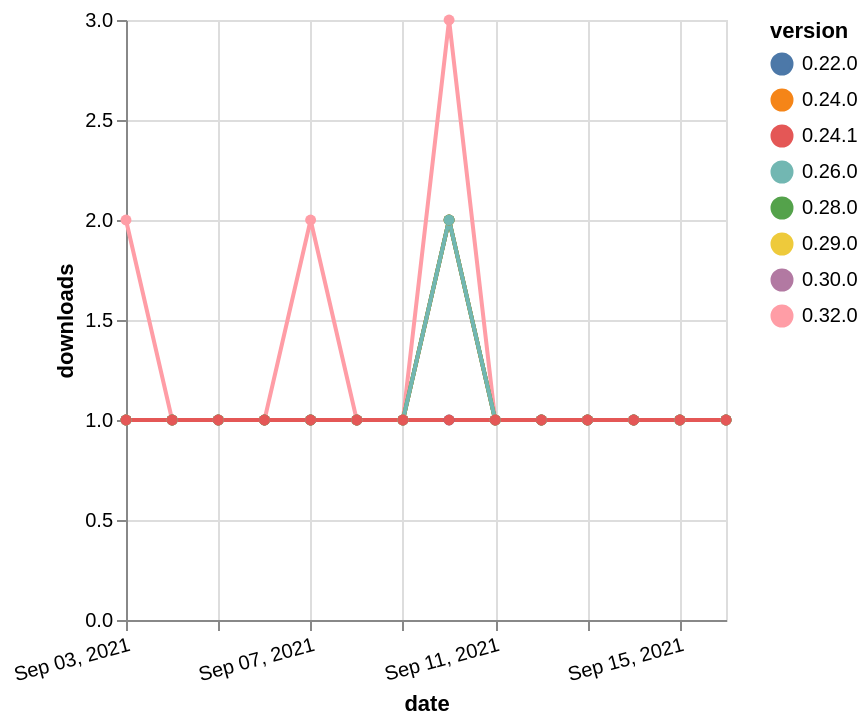

Write a Vega-Lite specification for this figure.
### Vega-Lite specification from a JSON file in a GitHub repository (floating-point values rounded to 4 significant figures)
{"$schema": "https://vega.github.io/schema/vega-lite/v5.json", "description": "A simple bar chart with embedded data.", "data": {"values": [{"date": "2021-09-03", "total": 219, "delta": 1, "version": "0.22.0"}, {"date": "2021-09-04", "total": 220, "delta": 1, "version": "0.22.0"}, {"date": "2021-09-05", "total": 221, "delta": 1, "version": "0.22.0"}, {"date": "2021-09-06", "total": 222, "delta": 1, "version": "0.22.0"}, {"date": "2021-09-07", "total": 223, "delta": 1, "version": "0.22.0"}, {"date": "2021-09-08", "total": 224, "delta": 1, "version": "0.22.0"}, {"date": "2021-09-09", "total": 225, "delta": 1, "version": "0.22.0"}, {"date": "2021-09-10", "total": 226, "delta": 1, "version": "0.22.0"}, {"date": "2021-09-11", "total": 227, "delta": 1, "version": "0.22.0"}, {"date": "2021-09-12", "total": 228, "delta": 1, "version": "0.22.0"}, {"date": "2021-09-13", "total": 229, "delta": 1, "version": "0.22.0"}, {"date": "2021-09-14", "total": 230, "delta": 1, "version": "0.22.0"}, {"date": "2021-09-15", "total": 231, "delta": 1, "version": "0.22.0"}, {"date": "2021-09-16", "total": 232, "delta": 1, "version": "0.22.0"}, {"date": "2021-09-03", "total": 136, "delta": 1, "version": "0.29.0"}, {"date": "2021-09-04", "total": 137, "delta": 1, "version": "0.29.0"}, {"date": "2021-09-05", "total": 138, "delta": 1, "version": "0.29.0"}, {"date": "2021-09-06", "total": 139, "delta": 1, "version": "0.29.0"}, {"date": "2021-09-07", "total": 140, "delta": 1, "version": "0.29.0"}, {"date": "2021-09-08", "total": 141, "delta": 1, "version": "0.29.0"}, {"date": "2021-09-09", "total": 142, "delta": 1, "version": "0.29.0"}, {"date": "2021-09-10", "total": 144, "delta": 2, "version": "0.29.0"}, {"date": "2021-09-11", "total": 145, "delta": 1, "version": "0.29.0"}, {"date": "2021-09-12", "total": 146, "delta": 1, "version": "0.29.0"}, {"date": "2021-09-13", "total": 147, "delta": 1, "version": "0.29.0"}, {"date": "2021-09-14", "total": 148, "delta": 1, "version": "0.29.0"}, {"date": "2021-09-15", "total": 149, "delta": 1, "version": "0.29.0"}, {"date": "2021-09-16", "total": 150, "delta": 1, "version": "0.29.0"}, {"date": "2021-09-03", "total": 122, "delta": 1, "version": "0.30.0"}, {"date": "2021-09-04", "total": 123, "delta": 1, "version": "0.30.0"}, {"date": "2021-09-05", "total": 124, "delta": 1, "version": "0.30.0"}, {"date": "2021-09-06", "total": 125, "delta": 1, "version": "0.30.0"}, {"date": "2021-09-07", "total": 126, "delta": 1, "version": "0.30.0"}, {"date": "2021-09-08", "total": 127, "delta": 1, "version": "0.30.0"}, {"date": "2021-09-09", "total": 128, "delta": 1, "version": "0.30.0"}, {"date": "2021-09-10", "total": 130, "delta": 2, "version": "0.30.0"}, {"date": "2021-09-11", "total": 131, "delta": 1, "version": "0.30.0"}, {"date": "2021-09-12", "total": 132, "delta": 1, "version": "0.30.0"}, {"date": "2021-09-13", "total": 133, "delta": 1, "version": "0.30.0"}, {"date": "2021-09-14", "total": 134, "delta": 1, "version": "0.30.0"}, {"date": "2021-09-15", "total": 135, "delta": 1, "version": "0.30.0"}, {"date": "2021-09-16", "total": 136, "delta": 1, "version": "0.30.0"}, {"date": "2021-09-03", "total": 112, "delta": 2, "version": "0.32.0"}, {"date": "2021-09-04", "total": 113, "delta": 1, "version": "0.32.0"}, {"date": "2021-09-05", "total": 114, "delta": 1, "version": "0.32.0"}, {"date": "2021-09-06", "total": 115, "delta": 1, "version": "0.32.0"}, {"date": "2021-09-07", "total": 117, "delta": 2, "version": "0.32.0"}, {"date": "2021-09-08", "total": 118, "delta": 1, "version": "0.32.0"}, {"date": "2021-09-09", "total": 119, "delta": 1, "version": "0.32.0"}, {"date": "2021-09-10", "total": 122, "delta": 3, "version": "0.32.0"}, {"date": "2021-09-11", "total": 123, "delta": 1, "version": "0.32.0"}, {"date": "2021-09-12", "total": 124, "delta": 1, "version": "0.32.0"}, {"date": "2021-09-13", "total": 125, "delta": 1, "version": "0.32.0"}, {"date": "2021-09-14", "total": 126, "delta": 1, "version": "0.32.0"}, {"date": "2021-09-15", "total": 127, "delta": 1, "version": "0.32.0"}, {"date": "2021-09-16", "total": 128, "delta": 1, "version": "0.32.0"}, {"date": "2021-09-03", "total": 205, "delta": 1, "version": "0.24.0"}, {"date": "2021-09-04", "total": 206, "delta": 1, "version": "0.24.0"}, {"date": "2021-09-05", "total": 207, "delta": 1, "version": "0.24.0"}, {"date": "2021-09-06", "total": 208, "delta": 1, "version": "0.24.0"}, {"date": "2021-09-07", "total": 209, "delta": 1, "version": "0.24.0"}, {"date": "2021-09-08", "total": 210, "delta": 1, "version": "0.24.0"}, {"date": "2021-09-09", "total": 211, "delta": 1, "version": "0.24.0"}, {"date": "2021-09-10", "total": 213, "delta": 2, "version": "0.24.0"}, {"date": "2021-09-11", "total": 214, "delta": 1, "version": "0.24.0"}, {"date": "2021-09-12", "total": 215, "delta": 1, "version": "0.24.0"}, {"date": "2021-09-13", "total": 216, "delta": 1, "version": "0.24.0"}, {"date": "2021-09-14", "total": 217, "delta": 1, "version": "0.24.0"}, {"date": "2021-09-15", "total": 218, "delta": 1, "version": "0.24.0"}, {"date": "2021-09-16", "total": 219, "delta": 1, "version": "0.24.0"}, {"date": "2021-09-03", "total": 156, "delta": 1, "version": "0.28.0"}, {"date": "2021-09-04", "total": 157, "delta": 1, "version": "0.28.0"}, {"date": "2021-09-05", "total": 158, "delta": 1, "version": "0.28.0"}, {"date": "2021-09-06", "total": 159, "delta": 1, "version": "0.28.0"}, {"date": "2021-09-07", "total": 160, "delta": 1, "version": "0.28.0"}, {"date": "2021-09-08", "total": 161, "delta": 1, "version": "0.28.0"}, {"date": "2021-09-09", "total": 162, "delta": 1, "version": "0.28.0"}, {"date": "2021-09-10", "total": 164, "delta": 2, "version": "0.28.0"}, {"date": "2021-09-11", "total": 165, "delta": 1, "version": "0.28.0"}, {"date": "2021-09-12", "total": 166, "delta": 1, "version": "0.28.0"}, {"date": "2021-09-13", "total": 167, "delta": 1, "version": "0.28.0"}, {"date": "2021-09-14", "total": 168, "delta": 1, "version": "0.28.0"}, {"date": "2021-09-15", "total": 169, "delta": 1, "version": "0.28.0"}, {"date": "2021-09-16", "total": 170, "delta": 1, "version": "0.28.0"}, {"date": "2021-09-03", "total": 174, "delta": 1, "version": "0.26.0"}, {"date": "2021-09-04", "total": 175, "delta": 1, "version": "0.26.0"}, {"date": "2021-09-05", "total": 176, "delta": 1, "version": "0.26.0"}, {"date": "2021-09-06", "total": 177, "delta": 1, "version": "0.26.0"}, {"date": "2021-09-07", "total": 178, "delta": 1, "version": "0.26.0"}, {"date": "2021-09-08", "total": 179, "delta": 1, "version": "0.26.0"}, {"date": "2021-09-09", "total": 180, "delta": 1, "version": "0.26.0"}, {"date": "2021-09-10", "total": 182, "delta": 2, "version": "0.26.0"}, {"date": "2021-09-11", "total": 183, "delta": 1, "version": "0.26.0"}, {"date": "2021-09-12", "total": 184, "delta": 1, "version": "0.26.0"}, {"date": "2021-09-13", "total": 185, "delta": 1, "version": "0.26.0"}, {"date": "2021-09-14", "total": 186, "delta": 1, "version": "0.26.0"}, {"date": "2021-09-15", "total": 187, "delta": 1, "version": "0.26.0"}, {"date": "2021-09-16", "total": 188, "delta": 1, "version": "0.26.0"}, {"date": "2021-09-03", "total": 182, "delta": 1, "version": "0.24.1"}, {"date": "2021-09-04", "total": 183, "delta": 1, "version": "0.24.1"}, {"date": "2021-09-05", "total": 184, "delta": 1, "version": "0.24.1"}, {"date": "2021-09-06", "total": 185, "delta": 1, "version": "0.24.1"}, {"date": "2021-09-07", "total": 186, "delta": 1, "version": "0.24.1"}, {"date": "2021-09-08", "total": 187, "delta": 1, "version": "0.24.1"}, {"date": "2021-09-09", "total": 188, "delta": 1, "version": "0.24.1"}, {"date": "2021-09-10", "total": 189, "delta": 1, "version": "0.24.1"}, {"date": "2021-09-11", "total": 190, "delta": 1, "version": "0.24.1"}, {"date": "2021-09-12", "total": 191, "delta": 1, "version": "0.24.1"}, {"date": "2021-09-13", "total": 192, "delta": 1, "version": "0.24.1"}, {"date": "2021-09-14", "total": 193, "delta": 1, "version": "0.24.1"}, {"date": "2021-09-15", "total": 194, "delta": 1, "version": "0.24.1"}, {"date": "2021-09-16", "total": 195, "delta": 1, "version": "0.24.1"}]}, "width": "container", "mark": {"type": "line", "point": {"filled": true}}, "encoding": {"x": {"field": "date", "type": "temporal", "timeUnit": "yearmonthdate", "title": "date", "axis": {"labelAngle": -15}}, "y": {"field": "delta", "type": "quantitative", "title": "downloads"}, "color": {"field": "version", "type": "nominal"}, "tooltip": {"field": "delta"}}}
